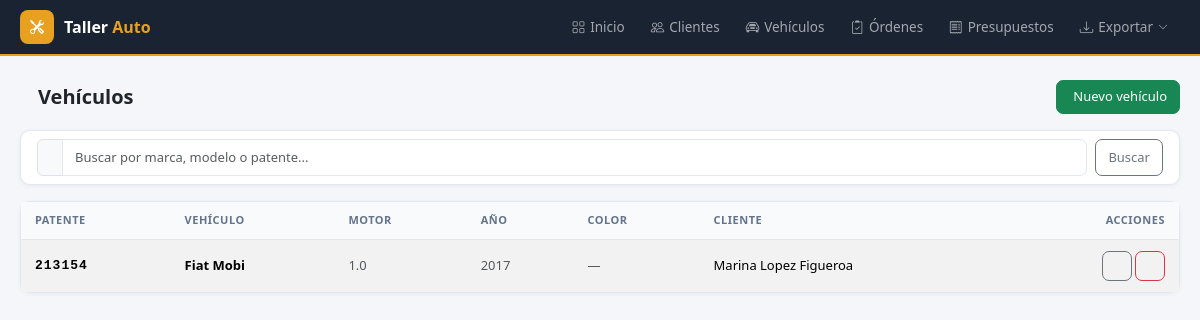
The page /vehiculos on the database its author committed.
### tables this page shows
CREATE TABLE vehiculos (
            id INTEGER PRIMARY KEY AUTOINCREMENT,
            marca TEXT NOT NULL,
            modelo TEXT NOT NULL,
            patente TEXT NOT NULL UNIQUE,
            anio INTEGER,
            motor TEXT,
            vin TEXT,
            color TEXT,
            combustible TEXT,
            cliente_id INTEGER,
            created_at TIMESTAMP DEFAULT CURRENT_TIMESTAMP,
            FOREIGN KEY (cliente_id) REFERENCES clientes(id)
        );

### app.py (the view)
@app.route('/vehiculos')
def vehiculos():
    q = request.args.get('q', '')
    db = get_db()
    if q:
        rows = db.execute('''
            SELECT v.*, c.nombre || ' ' || c.apellido AS cliente
            FROM vehiculos v LEFT JOIN clientes c ON v.cliente_id=c.id
            WHERE v.marca LIKE ? OR v.modelo LIKE ? OR v.patente LIKE ?
            ORDER BY v.marca
        ''', (f'%{q}%', f'%{q}%', f'%{q}%')).fetchall()
    else:
        rows = db.execute('''
            SELECT v.*, c.nombre || ' ' || c.apellido AS cliente
            FROM vehiculos v LEFT JOIN clientes c ON v.cliente_id=c.id
            ORDER BY v.marca
        ''').fetchall()
    db.close()
    return render_template('vehiculos.html', vehiculos=rows, q=q)

### app.py (called while the page is built)
@app.before_request
def setup():
    if not hasattr(app, '_db_initialized'):
        init_db()
        app._db_initialized = True

### database.py (called while the page is built)
def get_db():
    conn = sqlite3.connect(DB_PATH)
    conn.row_factory = sqlite3.Row
    return conn

### templates/vehiculos.html (shortened to what this page needs)
{% extends 'base.html' %}
{% block content %}
<div class="page-header d-print-none mb-3">
  <div class="row align-items-center">
    <div class="col"><h2 class="page-title">Vehículos</h2></div>
    <div class="col-auto"><a href="/vehiculos/nuevo" class="btn btn-success">Nuevo vehículo</a></div>
  </div>
</div>
<div class="card mb-3">
  <div class="card-body py-2">
    <form class="d-flex gap-2" method="get">
      <div class="input-group">
        <span class="input-group-text"></span>
        <input type="text" name="q" class="form-control" placeholder="Buscar por marca, modelo o patente..." value="{{ q }}">
      </div>
      <button class="btn btn-outline-secondary">Buscar</button>
    </form>
  </div>
</div>
<div class="card">
  <div class="table-responsive">
    <table class="table table-vcenter card-table table-striped">
      <thead>
        <tr>
          <th>Patente</th>
          <th>Vehículo</th>
          <th>Motor</th>
          <th>Año</th>
          <th>Color</th>
          <th>Cliente</th>
          <th class="text-end">Acciones</th>
        </tr>
      </thead>
      <tbody>
        {% for v in vehiculos %}
        <tr>
          <td><span class="fw-bold font-monospace" style="letter-spacing:1px">{{ v.patente }}</span></td>
          <td class="fw-semibold">{{ v.marca }} {{ v.modelo }}</td>
          <td class="text-muted">{{ v.motor or '—' }}</td>
          <td class="text-muted">{{ v.anio or '—' }}</td>
          <td class="text-muted">{{ v.color or '—' }}</td>
          <td>{{ v.cliente or '—' }}</td>
          <td class="text-end">
            <div class="btn-list flex-nowrap justify-content-end">
              <a href="/vehiculos/{{ v.id }}/editar" class="btn btn-sm btn-icon btn-outline-secondary" title="Editar"></a>
              <form method="post" action="/vehiculos/{{ v.id }}/eliminar" class="d-inline" onsubmit="return confirm('¿Eliminar vehículo?')">
                <button class="btn btn-sm btn-icon btn-outline-danger" title="Eliminar"></button>
              </form>
            </div>
          </td>
        </tr>
        {% else %}
        <tr><td colspan="7" class="text-center text-muted py-5">
          <i class="ti ti-car" style="font-size:32px;display:block;margin-bottom:8px;opacity:.3"></i>
          No se encontraron vehículos.
        </td></tr>
        {% endfor %}
      </tbody>
    </table>
  </div>
</div>
{% endblock %}

### templates/base.html (style rules this page uses)
body { background: #f4f6f9; font-family: 'Segoe UI', system-ui, sans-serif; font-size: 14px; }
.page-header { margin-bottom: 20px; }
.page-title { font-size: 20px; font-weight: 700; margin: 0; display: flex; align-items: center; gap: 10px; }
.card { background: #fff; border: 1px solid #e2e8f0; border-radius: 10px; box-shadow: 0 1px 4px rgba(0,0,0,.06); }
.table { font-size: 13px; margin: 0; }
.table thead th { background: #f8fafc; color: #64748b; font-size: 11px; font-weight: 600; text-transform: uppercase; letter-spacing: .5px; padding: 10px 14px; border-bottom: 1px solid #e2e8f0; white-space: nowrap; }
.table td { padding: 11px 14px; border-color: #f1f5f9; vertical-align: middle; }
.table tbody tr:last-child td { border-bottom: none; }
.btn { font-size: 13px; font-weight: 500; border-radius: 7px; }
.btn-sm { font-size: 12px; padding: 4px 10px; }
.btn-icon { width: 30px; height: 30px; padding: 0; display: inline-flex; align-items: center; justify-content: center; }
.form-control, .form-select { border-color: #e2e8f0; border-radius: 7px; font-size: 13px; padding: 8px 12px; }

### rows shown on the page
vehiculos: patente "213154", marca "Fiat", modelo "Mobi", motor "1.0", anio "2017", color "—", cliente "Marina Lopez Figueroa"
